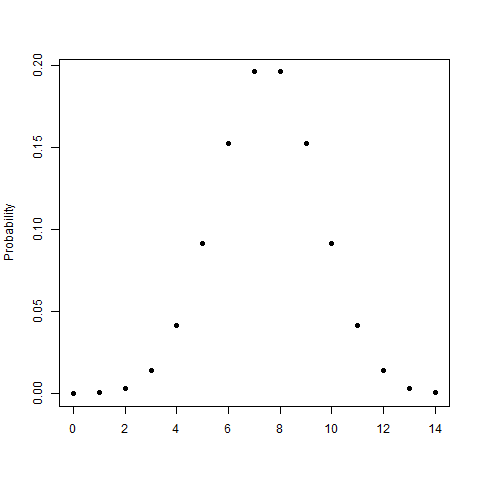

The script that saved this image:

# create a sequence for the x values
x <- seq(0, 14, by = 1)

# create the discrete y values of the binomial distribution
y <- dbinom(x, 15, 0.5)

# name the file
png(file = "binomial.png")

# Plot the graph for this sample.
plot(x,y, pch=19, xlab="", ylab="Probability")

# save
dev.off()

